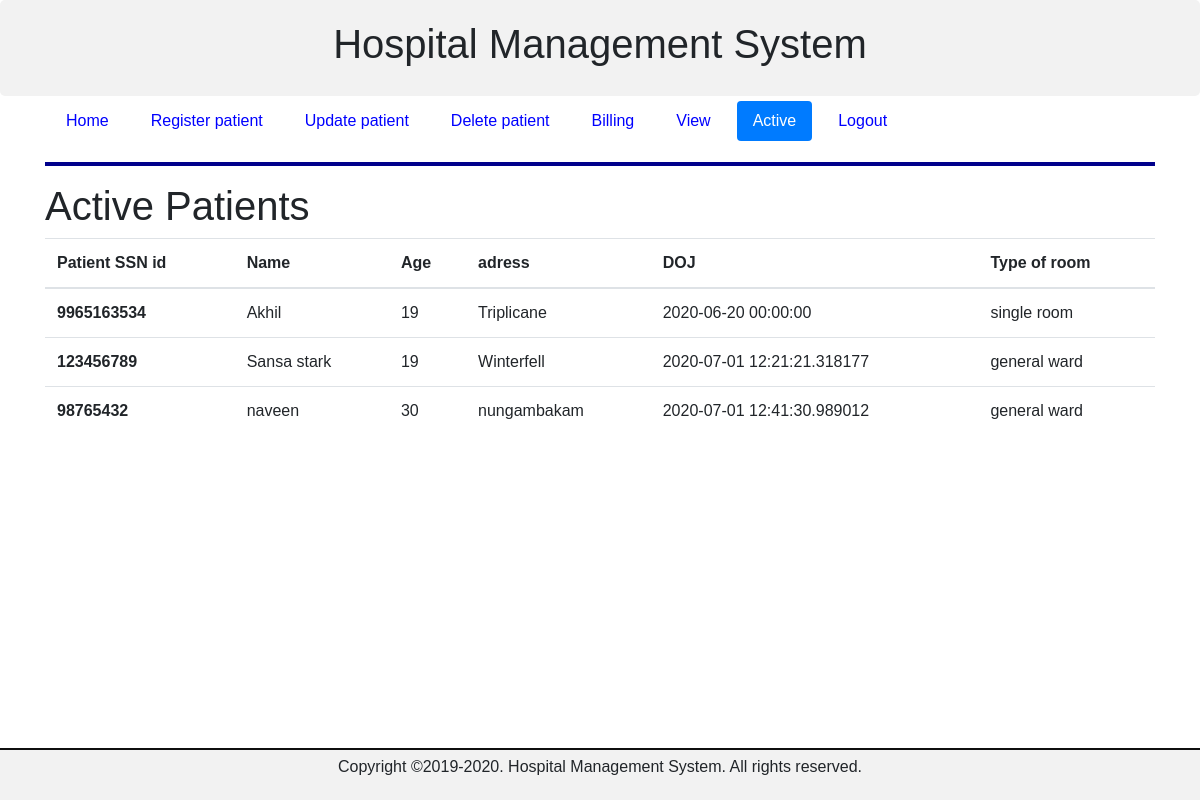
The app's page /active (signed in) with its own data.
### application/__init__.py (models this page shows)
class Patient(db.Model):
    __tablename__='Patients'
    patient_id=db.Column(db.Integer,primary_key=True,autoincrement=True,nullable=False)
    patient_ssn_id=db.Column(db.Integer,unique=True)
    patient_name=db.Column(db.String)
    patient_age=db.Column(db.Integer)
    doa=db.Column(db.DateTime)
    beds=db.Column(db.String)
    address=db.Column(db.String)
    state=db.Column(db.String)
    city=db.Column(db.String)
    status=db.Column(db.String)

### application/routes.py (the view)
@app.route("/active",methods=["GET","POST"])
@login_required
def active():
    if current_user.designation == "Desk_executive":
        patients=Patient.query.filter_by(status='active' or 'Active').all()
        return render_template('active.html',patients=patients,active=True)
    else:
        flash("Not authorised","danger")
        return redirect('/index')

### application/__init__.py (called while the page is built)
@login_manager.user_loader
def load_user(id):
    return User.query.get(int(id))

### application/templates/active.html
{% extends "layouts.html" %}
{% block content %}
<div class="align-text-top">
    <h1>Active Patients</h1>
  </div>
<table class="table">
    <thead>
        <tr>
          <th scope="col">Patient SSN id</th>
          <th scope="col">Name </th>
          <th scope="col">Age </th>
          <th scope="col">adress</th>
          <th scope="col">DOJ </th>
          <th scope="col">Type of room</th>
        </tr>
      </thead>
      <tbody>
        {% for patient in patients %}
      <tr>
        <th scope="row">{{ patient.patient_ssn_id }}</th>
        <td>{{  patient.patient_name }}</td>
        <td>{{ patient.patient_age }}</td>
        <td>{{ patient.address}}</td>
        <td>{{ patient.doa}}</td>
        <td>{{ patient.beds}}</td>
      </tr>
      {% endfor %}
      </tbody>
</table>
{% endblock content %}

### application/templates/layouts.html (shortened to what this page needs)
<!DOCTYPE html>
<html>
<head>
    <link rel="stylesheet" href="https://maxcdn.bootstrapcdn.com/bootstrap/4.0.0/css/bootstrap.min.css"
>
    <link rel="stylesheet" href=".{{ url_for('static',filename='css/main1.css')}}"/>
</head>
<body>
<div class="container-fluid text-center top-container">
    <h1>Hospital Management System</h1>
</div>
<div class="container">
{% include "includes/nav.html" %}
{% block content %}
{% endblock %}
</div>
{% include "includes/footer.html" %}
</body>
</html>

### application/templates/includes/nav.html (shortened to what this page needs)
    <header>
        <nav>
            <ul class="nav nav-pills">
                <li class="nav-item"><a href="{{ url_for('index') }}" class="nav-link {% if index %}active{% endif %}">Home</a></li>
                {% if current_user.designation == "Desk_executive" %}
                <li class="nav-item"><a href="{{ url_for('register') }}" class="nav-link {% if register %}active{% endif %}">Register patient</a></li>
                <li class="nav-item"><a href="{{ url_for('update') }}" class="nav-link {% if update %}active{% endif %}">Update patient</a></li>
                <li class="nav-item"><a href="{{ url_for('delete') }}" class="nav-link {% if delete %}active{% endif %}">Delete patient</a></li>
                <li class="nav-item"><a href="{{ url_for('billing') }}" class="nav-link {% if billing %}active{% endif %}">Billing</a></li>
                <li class="nav-item"><a href="{{ url_for('viewing') }}" class="nav-link {% if viewing %}active{% endif %}">View</a></li>
                <li class="nav-item"><a href="{{ url_for('active') }}" class="nav-link {% if active %}active{% endif %}">Active</a></li>
                {% endif %}
                {% if current_user.is_authenticated %}
                <li class="nav-item"><a href="{{ url_for('logout') }}" class="nav-link {% if logout %}active{% endif %} ">Logout</a></li>
                {% else %}
                <li class="nav-item"><a href="{{ url_for('login') }}" class="nav-link {% if login %}active{% endif %}">Login</a></li>
                {% endif %}
            </ul>
        </nav>
        <hr style="clear:both">
    </header>

### application/templates/includes/footer.html
<div class="container-fluid text-center bottom-container">
    <footer>
        <p>Copyright &copy;2019-2020. Hospital Management System. All rights reserved.</p>
    </footer>
</div>

### application/static/css/main1.css (style rules this page uses)
* { box-sizing: border-box; }
*:before, *:after { box-sizing: border-box; }
html, body { font-family: Arial, Helvetica, sans-serif; height: 100%; position: relative; margin:0px; }
header { text-align: center; }
li { display: inline; padding: 5px; }
a { text-decoration: none; color: blue; }
hr { width: 100%; height:4px; margin-left: auto; margin-right: auto; background-color: darkblue; border: 0 none; }
.top-container { border-radius: 5px; background-color: #f2f2f2; padding: 20px; }
.bottom-container { background: #f2f2f2; padding:5px; border-top:2px solid #0f0f0f; position: fixed; bottom:0; }

### records on screen
Patient: patient_ssn_id "9965163534", patient_name "Akhil", patient_age "19", address "Triplicane", doa "2020-06-20 00:00:00", beds "single room"
Patient: patient_ssn_id "123456789", patient_name "Sansa stark", patient_age "19", address "Winterfell", doa "2020-07-01 12:21:21.318177", beds "general ward"
Patient: patient_ssn_id "98765432", patient_name "naveen", patient_age "30", address "nungambakam", doa "2020-07-01 12:41:30.989012", beds "general ward"
